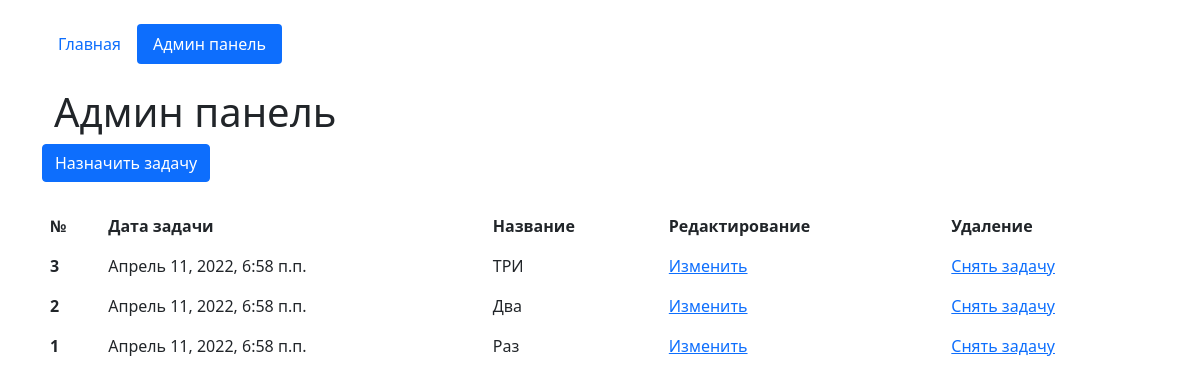
The page /edit-page on the database its author committed.
### app/models.py (models this page shows, shortened)
class Articles(models.Model):
    create_date = models.DateTimeField(auto_now=True)
    name = models.CharField(max_length=200, verbose_name='Название')
    text = models.TextField(verbose_name='Текст')
    class Meta:
        verbose_name='Статью'
        verbose_name_plural='Статьи'

### app/views.py (the view)
# urls.py: path('edit-page', views.edit_page, name='edit_page'),
def edit_page(request):
    template = 'edit_page.html'
    context = {
        'list_articles': Articles.objects.all().order_by('-id'),
        'form': ArticleForm()
        }
    return render(request, template, context)

### app/templates/edit_page.html (shortened to what this page needs)
{% extends 'index.html' %}
{% block content %}
<h1 class="container mt-4">Админ панель</h1>
<button type="button" class="btn btn-primary" data-bs-toggle="modal" data-bs-target="#exampleModal">
    Назначить задачу
</button>
<table class="table table-borderless mt-4">
    <thead>
        <tr>
            <th scope="col">№</th>
            <th scope="col">Дата задачи</th>
            <th scope="col">Название</th>
            <th scope="col">Редактирование</th>
            <th scope="col">Удаление</th>
        </tr>
    </thead>
    <tbody>
        {% for i in list_articles %}
        <tr>
            <th>{{i.id}}</th>
            <td>{{i.create_date}}</td>
            <td>{{i.name}}</td>
            <td><a href="">Изменить</a></td>
            <td><a href="">Снять задачу</a></td>
        </tr>
        {% endfor %}
    </tbody>
</table>
{% endblock %}

### rows shown on the page
Articles: id "3", create_date "Апрель 11, 2022, 6:58 п.п.", name "ТРИ"
Articles: id "2", create_date "Апрель 11, 2022, 6:58 п.п.", name "Два"
Articles: id "1", create_date "Апрель 11, 2022, 6:58 п.п.", name "Раз"
